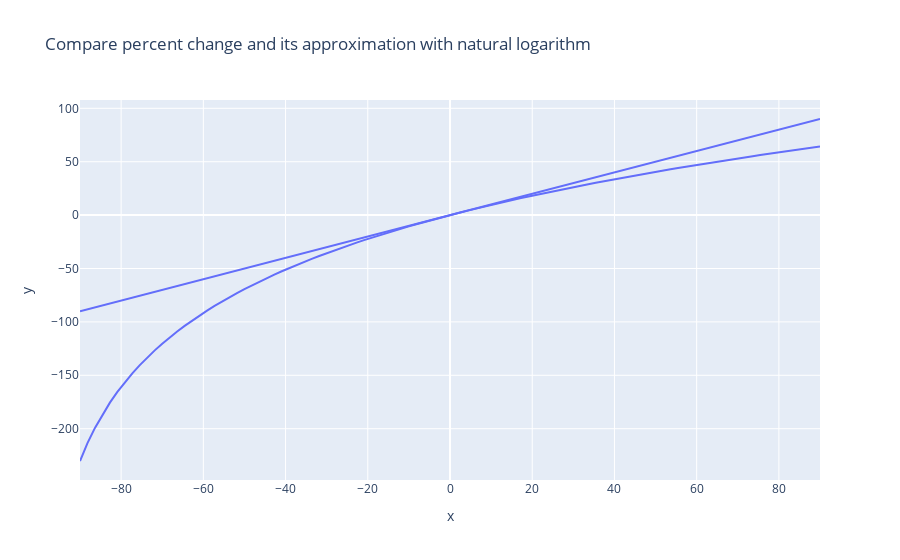

Here is the notebook cell this chart was saved with:
### Markdown cell above
We can either do $base * (1 + growth rate) = new value$

or $base * e^{growth rate} = new value$

### Code cell
import plotly.express as px
import numpy as np

# define the x values
df2 = pd.DataFrame()
df2['ratio'] = np.linspace(0.10, 2-0.10, 100)
df2['gr_rate']= df2['ratio'] - 1
df2['percent_gr_rate'] = df2['gr_rate']*100
df2['ln_approx'] = np.log(df2['ratio'])
df2['percent_ln_approx'] = df2['ln_approx']*100
df2['difference'] = df2['gr_rate'] - df2['ln_approx']
df2['percent_difference'] = df2['difference']*100
df2


# create the plot
fig = px.line(x=df2['gr_rate']*100, y=df2['gr_rate']*100, title='Compare percent change and its approximation with natural logarithm')

fig.add_trace(px.line(x=df2['gr_rate']*100, y=df2['ln_approx']*100).data[0])


# show the plot
fig.show()

#df2.loc[df2['ratio'] < 1]
